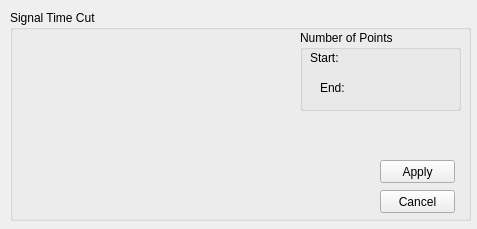
<ui version="4.0" >
 <author></author>
 <comment></comment>
 <exportmacro></exportmacro>
 <class>frmCorteSinal</class>
 <widget class="QWidget" name="frmCorteSinal" >
  <property name="geometry" >
   <rect>
    <x>0</x>
    <y>0</y>
    <width>477</width>
    <height>229</height>
   </rect>
  </property>
  <property name="windowTitle" >
   <string>Signal Cut Configuration </string>
  </property>
  <widget class="QGroupBox" name="grpCorte" >
   <property name="geometry" >
    <rect>
     <x>10</x>
     <y>10</y>
     <width>461</width>
     <height>211</height>
    </rect>
   </property>
   <property name="title" >
    <string>Signal Time Cut</string>
   </property>
   <widget class="QGroupBox" name="groupBox" >
    <property name="geometry" >
     <rect>
      <x>290</x>
      <y>20</y>
      <width>161</width>
      <height>81</height>
     </rect>
    </property>
    <property name="title" >
     <string>Number of Points</string>
    </property>
    <widget class="QLabel" name="label_2" >
     <property name="geometry" >
      <rect>
       <x>20</x>
       <y>50</y>
       <width>31</width>
       <height>16</height>
      </rect>
     </property>
     <property name="text" >
      <string>End:</string>
     </property>
    </widget>
    <widget class="QLabel" name="label" >
     <property name="geometry" >
      <rect>
       <x>10</x>
       <y>20</y>
       <width>31</width>
       <height>16</height>
      </rect>
     </property>
     <property name="text" >
      <string>Start:</string>
     </property>
    </widget>
    <widget class="QwtCounter" name="cCut1" >
     <property name="geometry" >
      <rect>
       <x>50</x>
       <y>20</y>
       <width>101</width>
       <height>20</height>
      </rect>
     </property>
     <property name="numButtons" >
      <number>2</number>
     </property>
     <property name="basicstep" stdset="0" >
      <double>1</double>
     </property>
     <property name="maxValue" >
      <double>900</double>
     </property>
     <property name="value" >
      <double>0</double>
     </property>
    </widget>
    <widget class="QwtCounter" name="cCut2" >
     <property name="geometry" >
      <rect>
       <x>50</x>
       <y>50</y>
       <width>101</width>
       <height>20</height>
      </rect>
     </property>
     <property name="numButtons" >
      <number>2</number>
     </property>
     <property name="basicstep" stdset="0" >
      <double>1</double>
     </property>
     <property name="maxValue" >
      <double>900</double>
     </property>
     <property name="value" >
      <double>0</double>
     </property>
    </widget>
   </widget>
   <widget class="QPushButton" name="botCancel" >
    <property name="geometry" >
     <rect>
      <x>370</x>
      <y>180</y>
      <width>75</width>
      <height>23</height>
     </rect>
    </property>
    <property name="text" >
     <string>Cancel</string>
    </property>
   </widget>
   <widget class="QPushButton" name="botApply" >
    <property name="geometry" >
     <rect>
      <x>370</x>
      <y>150</y>
      <width>75</width>
      <height>23</height>
     </rect>
    </property>
    <property name="text" >
     <string>Apply</string>
    </property>
   </widget>
   <widget class="QwtPlot" name="plotSinal" >
    <property name="geometry" >
     <rect>
      <x>10</x>
      <y>20</y>
      <width>261</width>
      <height>181</height>
     </rect>
    </property>
    <property name="frameShape" >
     <enum>QFrame::NoFrame</enum>
    </property>
    <property name="frameShadow" >
     <enum>QFrame::Plain</enum>
    </property>
    <property name="canvasBackground" >
     <color>
      <red>255</red>
      <green>255</green>
      <blue>255</blue>
     </color>
    </property>
    <property name="canvasLineWidth" >
     <number>1</number>
    </property>
    <property name="xTopAxis" stdset="0" >
     <bool>false</bool>
    </property>
   </widget>
  </widget>
 </widget>
 <pixmapfunction></pixmapfunction>
 <customwidgets>
  <customwidget>
   <class>QwtCounter</class>
   <extends>QWidget</extends>
   <header>qwt_counter.h</header>
   <container>0</container>
   <pixmap></pixmap>
  </customwidget>
  <customwidget>
   <class>QwtPlot</class>
   <extends>QFrame</extends>
   <header>qwt_plot.h</header>
   <container>0</container>
   <pixmap></pixmap>
  </customwidget>
 </customwidgets>
 <resources/>
 <connections/>
</ui>
